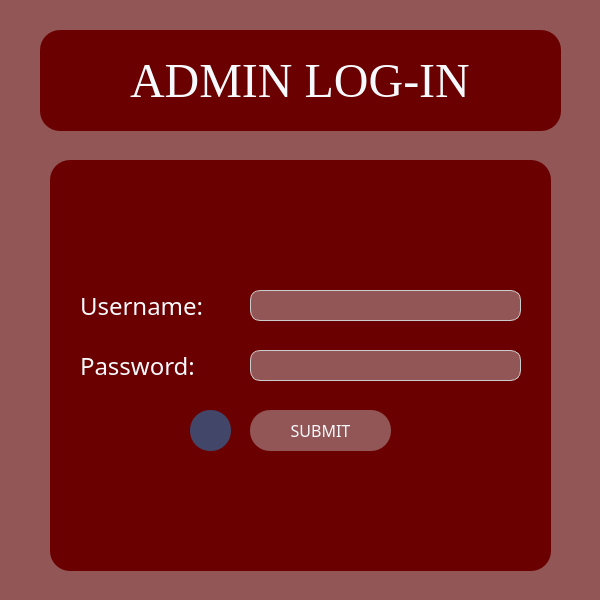
<?xml version="1.0" encoding="UTF-8"?>
<ui version="4.0">
 <class>LoginAdmin</class>
 <widget class="QMainWindow" name="LoginAdmin">
  <property name="geometry">
   <rect>
    <x>0</x>
    <y>0</y>
    <width>600</width>
    <height>600</height>
   </rect>
  </property>
  <property name="minimumSize">
   <size>
    <width>600</width>
    <height>600</height>
   </size>
  </property>
  <property name="maximumSize">
   <size>
    <width>600</width>
    <height>600</height>
   </size>
  </property>
  <property name="windowTitle">
   <string>Admin Login</string>
  </property>
  <widget class="QWidget" name="centralwidget">
   <property name="styleSheet">
    <string notr="true">QWidget#centralwidget {
	background-color: #935656;
}</string>
   </property>
   <widget class="QFrame" name="frame1">
    <property name="geometry">
     <rect>
      <x>40</x>
      <y>30</y>
      <width>521</width>
      <height>101</height>
     </rect>
    </property>
    <property name="styleSheet">
     <string notr="true">QWidget#frame1 {
	background-color: #6A0000;
	border-radius: 20px; /* Adjust the value as needed to change the radius of the corners */

}</string>
    </property>
    <property name="frameShape">
     <enum>QFrame::StyledPanel</enum>
    </property>
    <property name="frameShadow">
     <enum>QFrame::Raised</enum>
    </property>
    <widget class="QLabel" name="label">
     <property name="geometry">
      <rect>
       <x>90</x>
       <y>30</y>
       <width>341</width>
       <height>41</height>
      </rect>
     </property>
     <property name="font">
      <font>
       <family>Times New Roman</family>
       <pointsize>36</pointsize>
       <bold>false</bold>
      </font>
     </property>
     <property name="styleSheet">
      <string notr="true">color: #F8F9FC</string>
     </property>
     <property name="text">
      <string>ADMIN LOG-IN</string>
     </property>
    </widget>
   </widget>
   <widget class="QFrame" name="frame2">
    <property name="geometry">
     <rect>
      <x>50</x>
      <y>160</y>
      <width>501</width>
      <height>411</height>
     </rect>
    </property>
    <property name="styleSheet">
     <string notr="true">QWidget#frame2 {
	background-color: #6A0000;
	border-radius: 20px; /* Adjust the value as needed to change the radius of the corners */

}</string>
    </property>
    <property name="frameShape">
     <enum>QFrame::StyledPanel</enum>
    </property>
    <property name="frameShadow">
     <enum>QFrame::Raised</enum>
    </property>
    <widget class="QLabel" name="label_3">
     <property name="geometry">
      <rect>
       <x>30</x>
       <y>130</y>
       <width>131</width>
       <height>31</height>
      </rect>
     </property>
     <property name="font">
      <font>
       <family>Century Gothic</family>
       <pointsize>18</pointsize>
      </font>
     </property>
     <property name="styleSheet">
      <string notr="true">color: #F8F9FC;</string>
     </property>
     <property name="text">
      <string>Username:</string>
     </property>
    </widget>
    <widget class="QLineEdit" name="usernameLineEdit">
     <property name="geometry">
      <rect>
       <x>200</x>
       <y>130</y>
       <width>271</width>
       <height>31</height>
      </rect>
     </property>
     <property name="font">
      <font>
       <family>Century Gothic</family>
       <pointsize>10</pointsize>
      </font>
     </property>
     <property name="styleSheet">
      <string notr="true">QLineEdit {
	background-color: #935656;
	border: 1px solid #ccc;
	border-radius: 10px;
	color: #F8F9FC;
	selection-background-color: #DE3C3C;
}</string>
     </property>
     <property name="inputMask">
      <string/>
     </property>
     <property name="text">
      <string/>
     </property>
     <property name="frame">
      <bool>true</bool>
     </property>
    </widget>
    <widget class="QLabel" name="label_4">
     <property name="geometry">
      <rect>
       <x>30</x>
       <y>190</y>
       <width>131</width>
       <height>31</height>
      </rect>
     </property>
     <property name="font">
      <font>
       <family>Century Gothic</family>
       <pointsize>18</pointsize>
      </font>
     </property>
     <property name="styleSheet">
      <string notr="true">color: #F8F9FC;</string>
     </property>
     <property name="text">
      <string>Password:</string>
     </property>
    </widget>
    <widget class="QLineEdit" name="passwordLineEdit">
     <property name="geometry">
      <rect>
       <x>200</x>
       <y>190</y>
       <width>271</width>
       <height>31</height>
      </rect>
     </property>
     <property name="font">
      <font>
       <family>Century Gothic</family>
       <pointsize>10</pointsize>
      </font>
     </property>
     <property name="styleSheet">
      <string notr="true">QLineEdit {
	background-color: #935656;
	border: 1px solid #ccc;
	border-radius: 10px;
	color: #F8F9FC;
	selection-background-color: #DE3C3C;
}</string>
     </property>
    </widget>
    <widget class="QPushButton" name="adminButton">
     <property name="geometry">
      <rect>
       <x>200</x>
       <y>250</y>
       <width>141</width>
       <height>41</height>
      </rect>
     </property>
     <property name="font">
      <font>
       <family>Century Gothic</family>
       <pointsize>-1</pointsize>
      </font>
     </property>
     <property name="styleSheet">
      <string notr="true">QPushButton {
    background-color: #935656;
    border: none;
    color: #F8F9FC;
    padding: 10px 20px;
    border-radius: 20px;
    font-size: 16px;
}

QPushButton:hover {
    background-color: #DE3C3C;
	color: white;
}</string>
     </property>
     <property name="text">
      <string>SUBMIT</string>
     </property>
     <property name="autoDefault">
      <bool>false</bool>
     </property>
     <property name="default">
      <bool>false</bool>
     </property>
     <property name="flat">
      <bool>false</bool>
     </property>
    </widget>
    <widget class="QPushButton" name="backButton">
     <property name="geometry">
      <rect>
       <x>140</x>
       <y>250</y>
       <width>41</width>
       <height>41</height>
      </rect>
     </property>
     <property name="font">
      <font>
       <family>Century Gothic</family>
       <pointsize>-1</pointsize>
      </font>
     </property>
     <property name="styleSheet">
      <string notr="true">QPushButton {
    background-color: #424769;
    border: none;
    color: #F6B17A;
    padding: 10px 20px;
    border-radius: 20px;
    font-size: 16px;
}

QPushButton:hover {
    background-color: #7077A1;
	color: white;
}</string>
     </property>
     <property name="text">
      <string/>
     </property>
     <property name="icon">
      <iconset>
       <normaloff>images/back.png</normaloff>images/back.png</iconset>
     </property>
     <property name="iconSize">
      <size>
       <width>32</width>
       <height>32</height>
      </size>
     </property>
     <property name="autoDefault">
      <bool>false</bool>
     </property>
     <property name="default">
      <bool>false</bool>
     </property>
     <property name="flat">
      <bool>true</bool>
     </property>
    </widget>
   </widget>
  </widget>
 </widget>
 <resources/>
 <connections/>
</ui>
